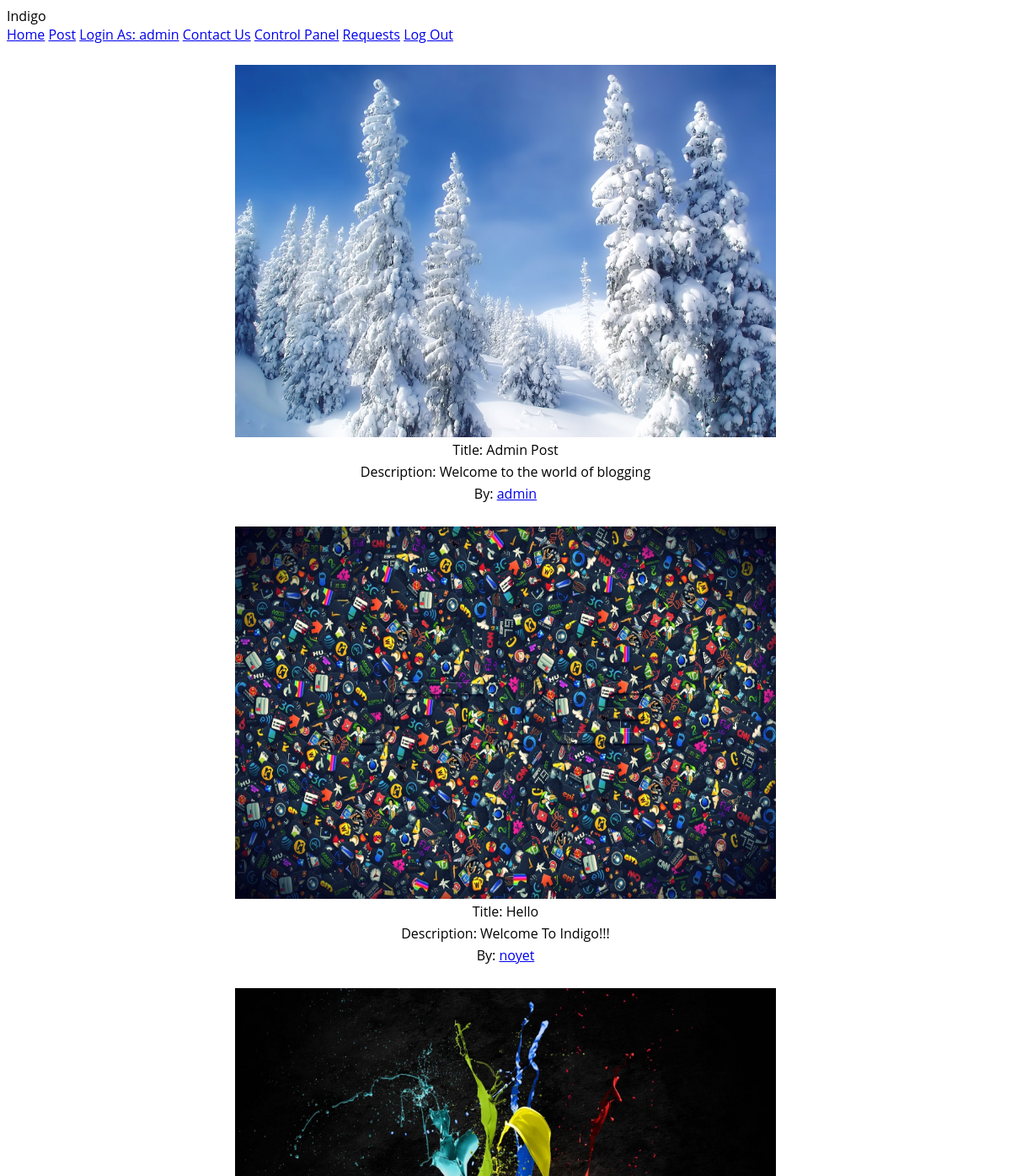
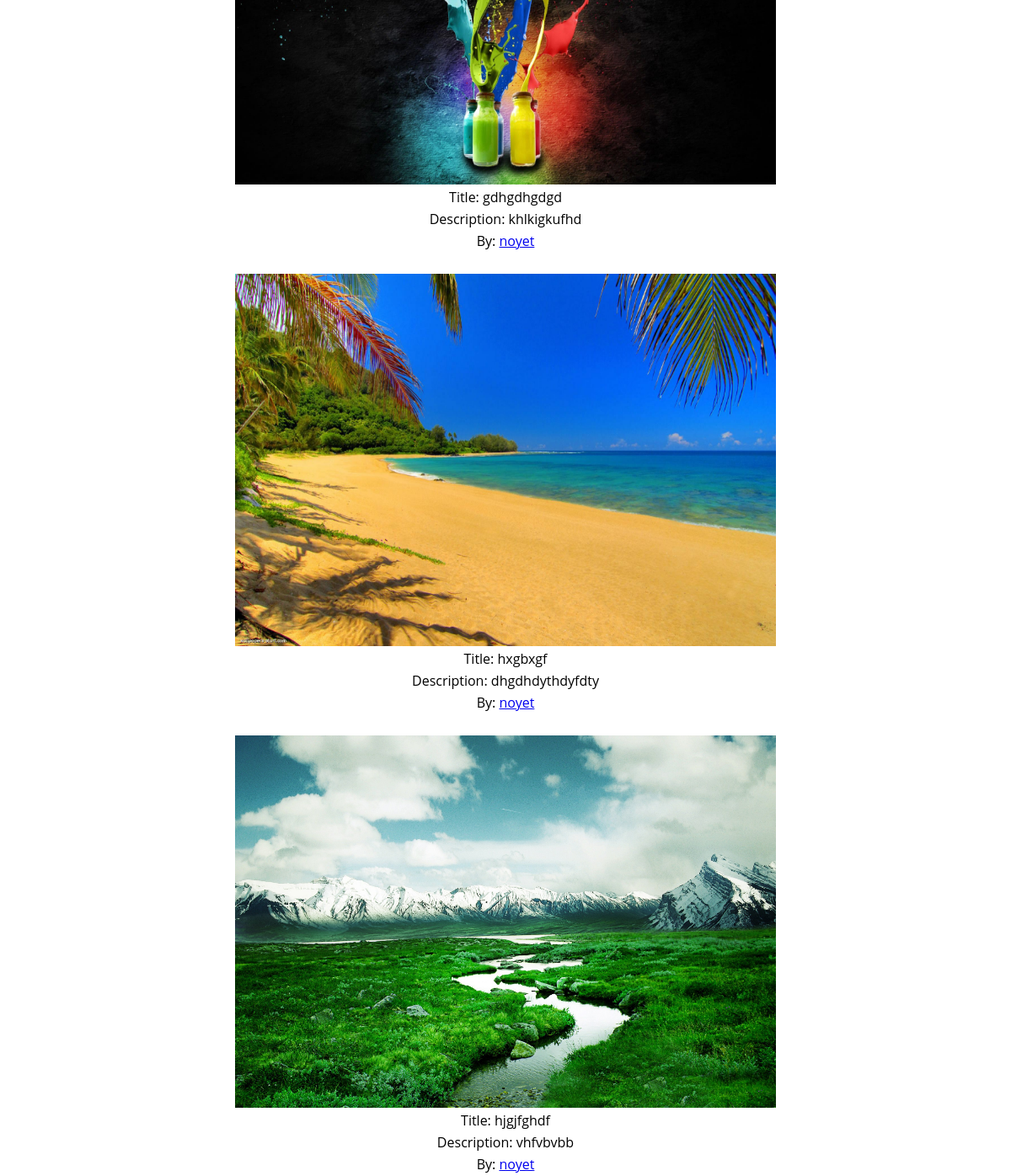
Page /api/user.php (signed in) on the committed database (2 pictures, top to bottom).
### tables this page shows
CREATE TABLE IF NOT EXISTS `blog_details` (
  `blog_details_id` int(20) NOT NULL,
  `blog_id` int(20) NOT NULL,
  `blog_detail_image` varchar(60) NOT NULL
);

CREATE TABLE IF NOT EXISTS `blog_master` (
  `blog_id` int(10) NOT NULL,
  `blogger_id` int(20) NOT NULL,
  `blog_title` varchar(20) NOT NULL,
  `blog_desc` text NOT NULL,
  `blog_category` varchar(20) NOT NULL,
  `blog_auther` varchar(20) NOT NULL,
  `blog_is_active` varchar(20) NOT NULL DEFAULT 'yes',
  `creation_date` timestamp NOT NULL DEFAULT CURRENT_TIMESTAMP,
  `update_date` timestamp NOT NULL DEFAULT CURRENT_TIMESTAMP
);

### api/user.php (the view, shortened to what this page needs)
<html>
  <head>
    <link rel="stylesheet" href="https://storage.googleapis.com/code.getmdl.io/1.0.2/material.indigo-pink.min.css">
    <link rel="stylesheet" href="https://storage.googleapis.com/code.getmdl.io/1.0.4/material.indigo-pink.min.css">
    <link rel="stylesheet" href="https://storage.googleapis.com/code.getmdl.io/1.0.4/material.indigo-pink.min.css">
	 <link rel="stylesheet" href="../css/coverstyle.css">
  </head>
  <body>
    <div class="mdl-layout mdl-js-layout mdl-layout--fixed-header">
      <header class="mdl-layout__header">
        <div class="mdl-layout__header-row">
          <span class="mdl-layout-title">Indigo</span>
          <nav class="mdl-navigation mdl-layout--large-screen-only">
            <a class="mdl-navigation__link" href="user.php">Home</a>
            <a class="mdl-navigation__link" href="post.php">Post</a>
			<a class="mdl-navigation__link" href="profile.php">Login As:<?php echo " ".$_SESSION["blogger_username"]?></a>
			<a class="mdl-navigation__link" href="../html/contact.html">Contact Us</a>
			<?php
           if($_SESSION["blogger_username"]=='admin')
            echo "<a class=\"mdl-navigation__link\" href=\"control.php\">Control Panel</a>";
			?>
			<?php if($_SESSION["blogger_username"]=='admin')
            echo "<a class=\"mdl-navigation__link\" href=\"Request.php\">Requests</a>";
			?>
			<a class="mdl-navigation__link" href="logout.php">Log Out</a>
          </nav>
        </div>
      </header>
      <main class="mdl-layout__content">
        <div class="page-content">
		<?php
$servername = "localhost";
$username = "root";
$password = "";
$dbname = "blogweb";
$conn = mysqli_connect($servername, $username, $password, $dbname);
$re="SELECT blog_master.blog_id,blog_title,blog_desc,blog_auther,blog_category,blog_detail_image,creation_date FROM blog_master,blog_details WHERE blog_master.blog_id=blog_details.blog_id  ORDER BY blog_master.blog_id DESC LIMIT 5";
		$rs = mysqli_query($conn,$re);
while ($row=mysqli_fetch_array($rs))
	{
	$p=$row['blog_detail_image'];
	$p1=$row['blog_auther'];
	$p3=$row['blog_title'];
$p4=$row['blog_desc'];
	echo" <table class=\"mdl-data-table mdl-js-data-table mdl-data-table--selectable mdl-shadow--2dp\"  align=\"center\">";
     echo "<thead>";
      echo"  <tr>";
         echo "<th><img src=\"$p\"  height=\"442\" width=\"642\"></th>";
      echo"  </tr>";
     echo" </thead>";
    echo"  <tbody>";
       echo"<tr>";
       echo"<td class=\"mdl-data-table__cell--non-numeric\" align=\"center\">Title: $p3</td >";
       echo" <tr>";
        echo"  <td class=\"mdl-data-table__cell--non-numeric\"  align=\"center\">Description: $p4</td>";
       echo" </tr>";
       echo" <tr>";
        echo"    <td class=\"mdl-data-table__cell--non-numeric\"  align=\"center\">By: <a href=\"profile.php\">$p1</a></td>";
       echo" </tr>";
      echo"</tbody>";
  echo" </table>";
}
		?>
		</div>
      </main>
    </div>
  </body>
</html>

### css/coverstyle.css (style rules this page uses)
body { font-family: 'Open Sans', sans-serif; }

### api/user.php (style rules this page uses)
html { background:url(../img/background.jpg) no-repeat; background-size: cover; height:100%; }

### rows in the picture
blog_details: blog_detail_image (picture), blog.blog_title "Admin Post", blog.blog_desc "Welcome to the world of blogging", blog.blog_auther "admin"
blog_details: blog_detail_image (picture), blog.blog_title "Hello", blog.blog_desc "Welcome To Indigo!!!", blog.blog_auther "noyet"
blog_details: blog_detail_image (picture), blog.blog_title "gdhgdhgdgd", blog.blog_desc "khlkigkufhd", blog.blog_auther "noyet"
blog_details: blog_detail_image (picture), blog.blog_title "hxgbxgf", blog.blog_desc "dhgdhdythdyfdty", blog.blog_auther "noyet"
blog_details: blog_detail_image (picture), blog.blog_title "hjgjfghdf", blog.blog_desc "vhfvbvbb", blog.blog_auther "noyet"

### other values in the picture
$_SESSION["blogger_username"] "admin"
